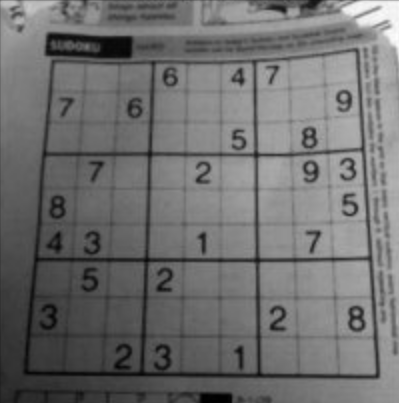
#> input picture procesamiento_de_imagenes/sudoku.png, 399 x 403 px
$ jupyter execute --allow-errors operaciones_morfologicas.ipynb   (shell and % lines are left out)
#> lines starting #> are read from the running program, lines starting #| are printed output that depends on the picture; after the words box and inside, x2 and y2 are one past the last pixel; in counts of white or black regions, pixels touching at a corner belong together
# Operaciones morfológicas

Las oeraciones morfológicas estan relacionadas a la forma del contenido de una imagen. Usualmente se realizan sobre imágenes binarias. Para aplicar una operación morfológica se necesita una imagen y un kernel que define la naturaleza de la operación. Las dos operaciones morfológicas básicas son la **Erosión** y la **Dilatación**.

## Binarización
Antes de poder aplicar una operación morfológica es necesario *binarizar* la imagen que se desea procesar. Este proceso consiste en definir uno o varios umbrales para cada pixel en la imagen. Si el pixel se encuentra entre los rangos definidos por el umbral o los umbrales se asigna un valor maximo y si está fuera, se asigna un 0.

Es necesario que la imagen a binarizar sea una imagen **en escala de grises** pues se toma en cuenta el valor de la intensidad del pixel para realizar el proceso de binarización.

OpenCV provee diferentes tipos de binarización a través de la función `threshold()`.

[cell 1]
def display_gray(img, title="gray"):
    plt.imshow(img, cmap="gray")
    plt.title(title)
    plt.xticks([])
    plt.yticks([])

def display_gray2(img1, img2):
    plt.subplot(121)
    plt.imshow(img1, cmap="gray")
    plt.title("Original")
    plt.xticks([])
    plt.yticks([])
    plt.subplot(122)
    plt.imshow(img2, cmap="gray")
    plt.title("procesada")
    plt.xticks([])
    plt.yticks([])

def display_gray_row(*imgs):
    for i, img in enumerate(imgs):
        plt.subplot(1, len(imgs), i + 1)
        plt.imshow(img, cmap="gray")
        plt.title(f"{i}")
        plt.xticks([])
        plt.yticks([])

[cell 2]
import numpy as np
import cv2
import matplotlib.pyplot as plt
plt.rcParams['figure.figsize'] = [14, 8]    # incrementar tamaño de plots

img = cv2.imread("lenna.png")

#> (the rest of this cell did not finish here and is left out)

#> (a cell that did not finish here is left out)

#> (a cell that did not finish here is left out)

[cell 5]
sudoku = cv2.cvtColor(cv2.imread("sudoku.png"), cv2.COLOR_BGR2GRAY)
#> sudoku: shape (403, 399); min 0, max 253, mean 111.2
sudoku = cv2.medianBlur(sudoku, 5)

# binarizacion global
ret, th1 = cv2.threshold(sudoku, 127, 255, cv2.THRESH_BINARY)
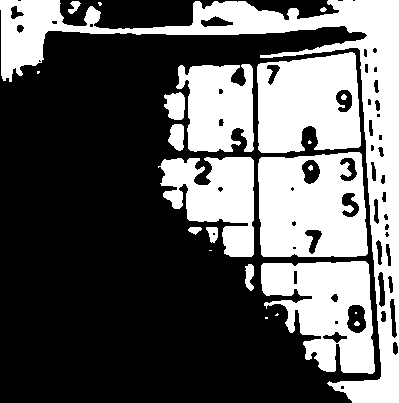
#> th1: shape (403, 399); 37% white; 23 white regions (7 under 20 px), largest, box (x1, y1, x2, y2) and area: (0, 0, 399, 403) 20484, (258, 152, 368, 257) 9702, (257, 52, 361, 153) 8590

# binarizacion adaptativa usando el valor medio
th2 = cv2.adaptiveThreshold(sudoku, 255, cv2.ADAPTIVE_THRESH_MEAN_C, cv2.THRESH_BINARY, 11, 2)
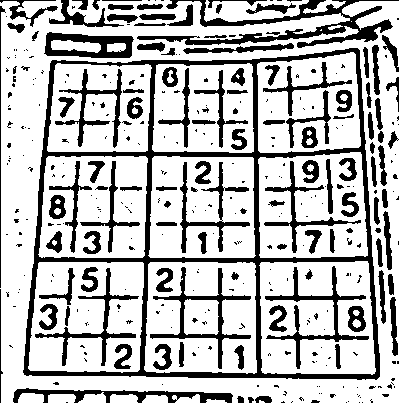
#> th2: shape (403, 399); 73.3% white; 362 black regions (244 under 20 px), largest, box (x1, y1, x2, y2) and area: (23, 48, 380, 380) 11618, (137, 0, 399, 48) 3289, (265, 266, 369, 369) 1435

# binarizacion adaptativa usando una suma gaussiana
th3 = cv2.adaptiveThreshold(sudoku, 255, cv2.ADAPTIVE_THRESH_GAUSSIAN_C, cv2.THRESH_BINARY, 11, 2)
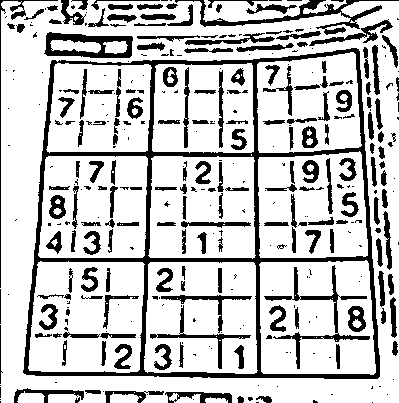
#> th3: shape (403, 399); 77.6% white; 354 black regions (173 under 20 px), largest, box (x1, y1, x2, y2) and area: (23, 48, 380, 379) 10638, (175, 0, 399, 35) 1393, (44, 32, 133, 58) 1182

display_gray_row(sudoku, th1, th2, th3)
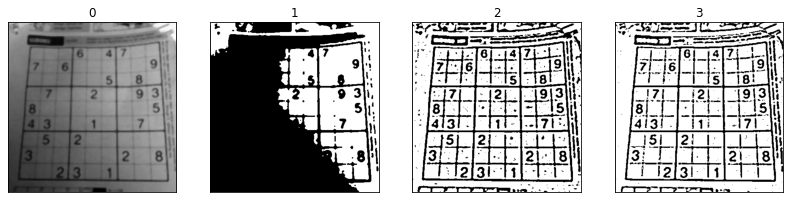
#> figure drawn by matplotlib, 4 panels

## Erosión
La idea de la operación de erosión es similar a la erosión del suelo: se eliminan los pixeles cercanos al borde de un contorno, luego de la operación, los contornos blancos se hacen más delgados o directamente desaparecen si son demasiado delgados o pequeños.

La erosión es útil para remover ruido en forma de pixeles blancos, también para desconectar contornos en una imagen binarizada previamente.

[cell 6]
kernel = np.ones((3, 3), np.uint8)

sudoku_bin = cv2.adaptiveThreshold(sudoku, 255, cv2.ADAPTIVE_THRESH_GAUSSIAN_C, cv2.THRESH_BINARY_INV, 11, 2)

erosion = cv2.erode(sudoku_bin, kernel, iterations=1)
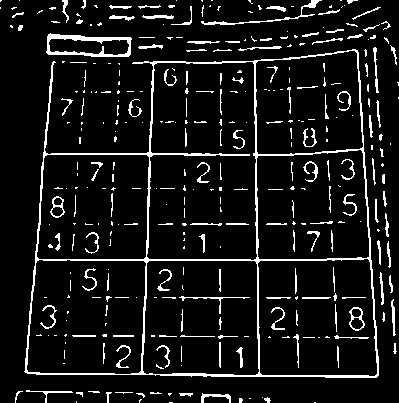
#> erosion: shape (403, 399); 8.7% white in thin lines or dots

display_gray_row(sudoku_bin, erosion)

## Dilatación

La dilatación es la operación opuesta a la erosión. En este caso se incrementan los pixeles que tengan vecinos cercanos iguales a 1. Esto hace que la región blanca se incremente. Usualmente la dilatación se aplica luego de una erosión, debido a que la erosión disminuye el grosor del objeto y elimina el ruido, la dilatación vuelve a resaltar los objetos principales.

[cell 7]
kernel = np.ones((3, 3), np.uint8)

dilation = cv2.dilate(sudoku_bin, kernel, iterations=1)
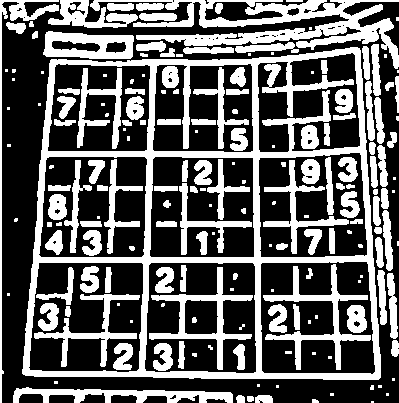
#> dilation: shape (403, 399); 38.1% white; 185 white regions (65 under 20 px), largest, box (x1, y1, x2, y2) and area: (22, 47, 381, 380) 18178, (90, 0, 399, 69) 6470, (263, 264, 371, 370) 2102

display_gray_row(sudoku_bin, dilation)

[cell 8]
# opening = erosion => dilation
opening = cv2.morphologyEx(sudoku_bin, cv2.MORPH_OPEN, kernel)
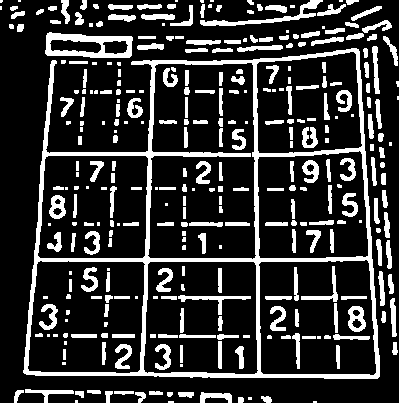
#> opening: shape (403, 399); 20% white; 320 white regions (77 under 20 px), largest, box (x1, y1, x2, y2) and area: (23, 48, 380, 379) 10402, (45, 32, 133, 58) 1170, (200, 0, 323, 26) 631
display_gray_row(sudoku_bin, opening)

[cell 9]
# closing = dilation => erosion
closing = cv2.morphologyEx(sudoku_bin, cv2.MORPH_CLOSE, kernel)
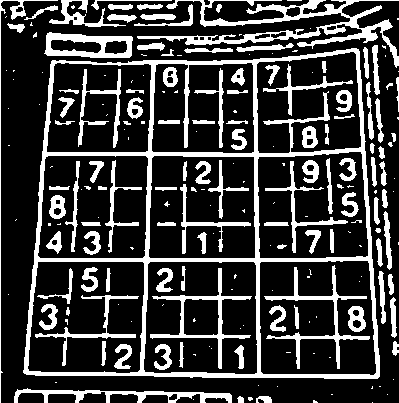
#> closing: shape (403, 399); 23.4% white; 209 white regions (102 under 20 px), largest, box (x1, y1, x2, y2) and area: (23, 48, 380, 379) 11424, (137, 0, 399, 68) 3616, (264, 265, 370, 369) 1316
display_gray_row(sudoku_bin, closing)

[cell 10]
# gradiente morfologico = dilation - erosion
gradient = cv2.morphologyEx(sudoku_bin, cv2.MORPH_GRADIENT, kernel)
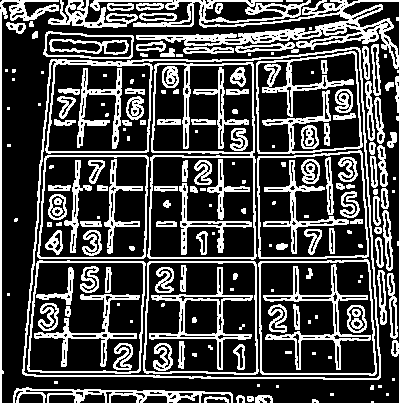
#> gradient: shape (403, 399); 29.4% white in thin lines or dots
display_gray_row(sudoku_bin, gradient)

[cell 11]
numbers_mask = cv2.morphologyEx(sudoku_bin, cv2.MORPH_OPEN, kernel)
sudoku2 = cv2.bitwise_and(sudoku, sudoku, mask=numbers_mask)
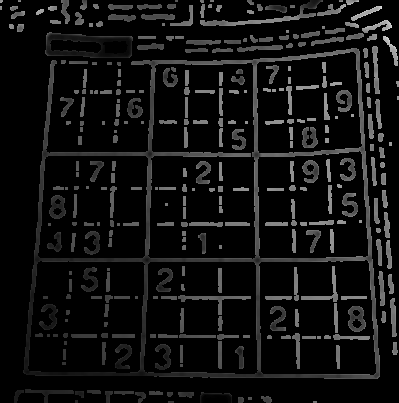
#> sudoku2: shape (403, 399); min 0, max 219, mean 17.4
display_gray_row(sudoku, sudoku2)
